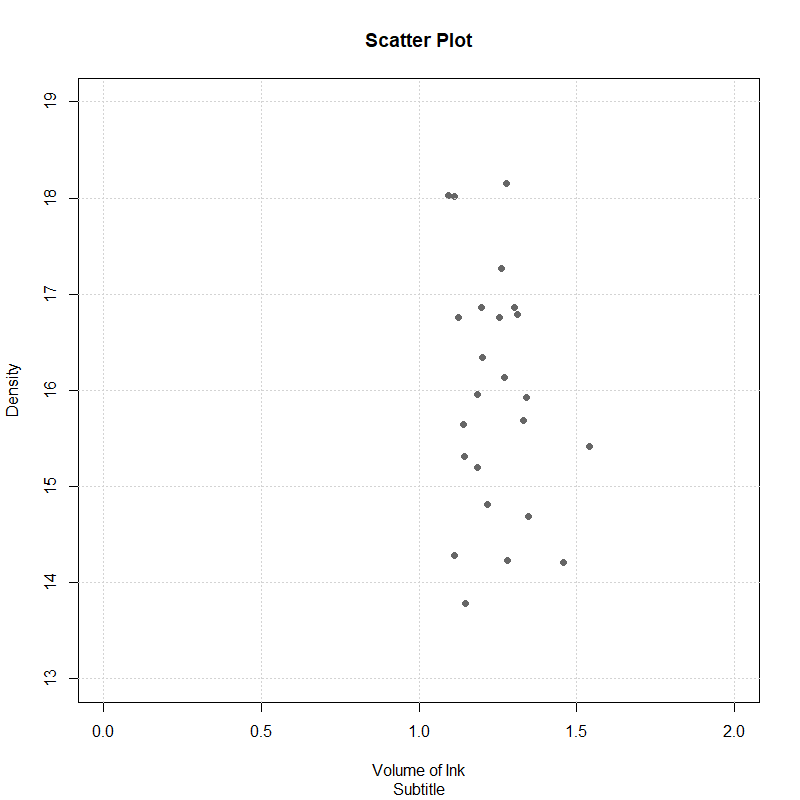

This chart was generated by the following R code:
### SCATTER PLOT ###

# Import the SixSigma package
library(SixSigma)

# Read the csv file and name it as df
df <- data.frame(read.csv(file.choose(), header = FALSE))

# Assign a header to the columns
colnames(df) <- c("x", "y")

# Build the scatter plot
plot(y ~ x,             # do not modify this line of code 
      data = df,        # do not modify this line of code 
      main = "",        # type in the plot title
      sub  = "",        # type in the plot subtitle
      xlab = "",        # type in the x-axis title
      ylab = "",        # type in the y-axis title
      xlim = c(,),      # set the x-axis limits
      ylim = c(,),      # set the y-axis limits
      col  = "black",   # type in the plot color
      pch  = 16,        # set the points shape
      asp  = 0)         # asp refers to the same scale applied in both axes (0 for no or 1 for yes)
grid()                  # add grid to the chart

# EXAMPLE

library(SixSigma)

plot(pc.volume ~ pc.density,    
     data = ss.data.pc,         
     main = "Scatter Plot",            
     sub  = "Subtitle",         
     xlab = "Volume of Ink",    
     ylab = "Density",          
     xlim = c(0,2),             
     ylim = c(13,19),           
     col  = "#666666",          
     pch  = 16,                 
     asp  = 0)
grid()      
